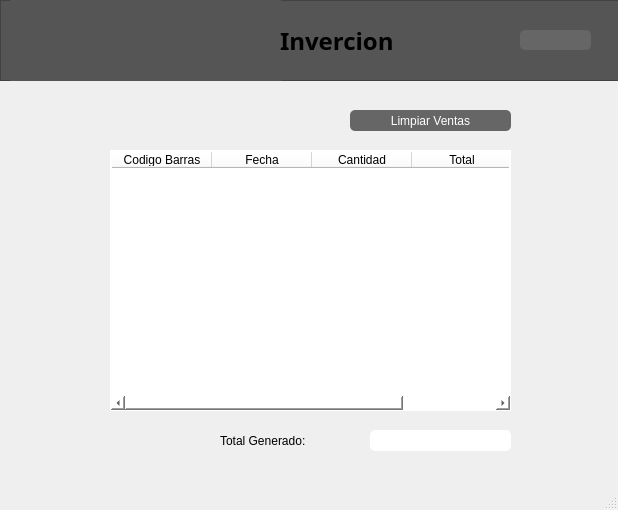
<?xml version="1.0" encoding="UTF-8"?>
<ui version="4.0">
 <class>invercion</class>
 <widget class="QMainWindow" name="invercion">
  <property name="geometry">
   <rect>
    <x>0</x>
    <y>0</y>
    <width>618</width>
    <height>510</height>
   </rect>
  </property>
  <property name="windowTitle">
   <string>MainWindow</string>
  </property>
  <widget class="QWidget" name="centralwidget">
   <widget class="QFrame" name="frame_content">
    <property name="geometry">
     <rect>
      <x>0</x>
      <y>0</y>
      <width>781</width>
      <height>81</height>
     </rect>
    </property>
    <property name="styleSheet">
     <string notr="true">QObject{
	background-color: #555;
}</string>
    </property>
    <property name="frameShape">
     <enum>QFrame::StyledPanel</enum>
    </property>
    <property name="frameShadow">
     <enum>QFrame::Raised</enum>
    </property>
    <widget class="QLabel" name="lbl_logo_2">
     <property name="geometry">
      <rect>
       <x>10</x>
       <y>0</y>
       <width>271</width>
       <height>81</height>
      </rect>
     </property>
     <property name="text">
      <string/>
     </property>
     <property name="pixmap">
      <pixmap>../../../Downloads/rocky-linux-icon.png</pixmap>
     </property>
    </widget>
    <widget class="QLabel" name="lbl_titulo_2">
     <property name="geometry">
      <rect>
       <x>280</x>
       <y>20</y>
       <width>131</width>
       <height>41</height>
      </rect>
     </property>
     <property name="font">
      <font>
       <family>Arial Black</family>
       <pointsize>18</pointsize>
       <weight>99</weight>
       <italic>false</italic>
       <bold>true</bold>
      </font>
     </property>
     <property name="styleSheet">
      <string notr="true">QObject{
	font: 900 18pt &quot;Arial Black&quot;;
}</string>
     </property>
     <property name="text">
      <string>Invercion</string>
     </property>
    </widget>
    <widget class="QPushButton" name="btn_atras">
     <property name="geometry">
      <rect>
       <x>520</x>
       <y>30</y>
       <width>71</width>
       <height>20</height>
      </rect>
     </property>
     <property name="cursor">
      <cursorShape>PointingHandCursor</cursorShape>
     </property>
     <property name="styleSheet">
      <string notr="true">QObject{
	color:White;
	background-color: #666;
	border-radius: 5px;
}
QObject:hover{
	background-color: #222;
}</string>
     </property>
     <property name="text">
      <string/>
     </property>
     <property name="icon">
      <iconset>
       <normaloff>../../../Downloads/productos.png</normaloff>../../../Downloads/productos.png</iconset>
     </property>
    </widget>
   </widget>
   <widget class="QTableWidget" name="tableWidget_invercion">
    <property name="geometry">
     <rect>
      <x>110</x>
      <y>150</y>
      <width>401</width>
      <height>261</height>
     </rect>
    </property>
    <property name="autoFillBackground">
     <bool>false</bool>
    </property>
    <property name="styleSheet">
     <string notr="true">font: 87 9pt &quot;Arial Black&quot;;
border: 1px solid white;
background-color: white;
</string>
    </property>
    <attribute name="horizontalHeaderCascadingSectionResizes">
     <bool>false</bool>
    </attribute>
    <column>
     <property name="text">
      <string>Codigo Barras</string>
     </property>
     <property name="textAlignment">
      <set>AlignCenter</set>
     </property>
    </column>
    <column>
     <property name="text">
      <string>Fecha</string>
     </property>
     <property name="textAlignment">
      <set>AlignCenter</set>
     </property>
    </column>
    <column>
     <property name="text">
      <string>Cantidad</string>
     </property>
     <property name="textAlignment">
      <set>AlignCenter</set>
     </property>
    </column>
    <column>
     <property name="text">
      <string>Total</string>
     </property>
     <property name="textAlignment">
      <set>AlignCenter</set>
     </property>
    </column>
   </widget>
   <widget class="QLabel" name="label_total">
    <property name="geometry">
     <rect>
      <x>220</x>
      <y>430</y>
      <width>151</width>
      <height>21</height>
     </rect>
    </property>
    <property name="styleSheet">
     <string notr="true">font: 15pt &quot;Arial&quot;;</string>
    </property>
    <property name="text">
     <string>Total Generado:</string>
    </property>
   </widget>
   <widget class="QLineEdit" name="txt_total_invercion">
    <property name="geometry">
     <rect>
      <x>370</x>
      <y>430</y>
      <width>141</width>
      <height>21</height>
     </rect>
    </property>
    <property name="styleSheet">
     <string notr="true">color: black;
font: 75 10pt &quot;Arial&quot;;
border: 1px solid white;
border-radius: 5px;
background-color: white;</string>
    </property>
   </widget>
   <widget class="QPushButton" name="btn_limpiar_ventas">
    <property name="geometry">
     <rect>
      <x>350</x>
      <y>110</y>
      <width>161</width>
      <height>21</height>
     </rect>
    </property>
    <property name="cursor">
     <cursorShape>PointingHandCursor</cursorShape>
    </property>
    <property name="styleSheet">
     <string notr="true">QObject{
	color:White;
	background-color: #666;
	border-radius: 5px;
}
QObject:hover{
	background-color: #222;
}</string>
    </property>
    <property name="text">
     <string>Limpiar Ventas</string>
    </property>
   </widget>
  </widget>
  <widget class="QMenuBar" name="menubar">
   <property name="geometry">
    <rect>
     <x>0</x>
     <y>0</y>
     <width>618</width>
     <height>21</height>
    </rect>
   </property>
  </widget>
  <widget class="QStatusBar" name="statusbar"/>
 </widget>
 <resources/>
 <connections/>
</ui>
